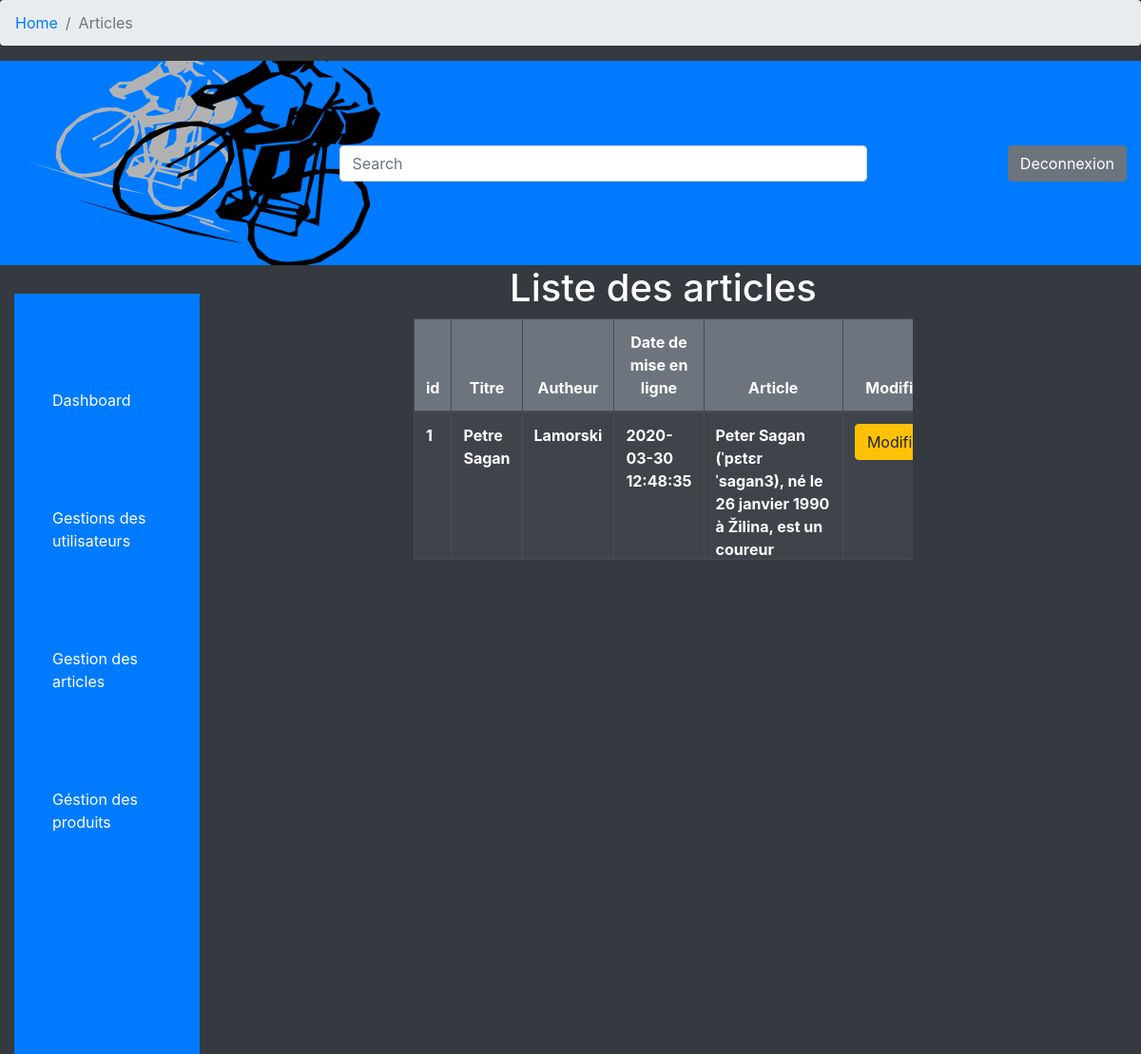
Screenshot of /admin/content/articlesManagement.php with the database file from the repository.
### tables this page shows
CREATE TABLE IF NOT EXISTS `articles` (
  `id` int(11) NOT NULL AUTO_INCREMENT,
  `title` varchar(255) NOT NULL,
  `article` text NOT NULL,
  `creationDate` datetime DEFAULT NOW(),
  `updateDate` datetime DEFAULT NOW(),
  `deleteDate` datetime DEFAULT NULL,
  `active` tinyint(1) DEFAULT 1,
  `idCategory` int(11) NOT NULL,
  `idUser` int(11) NOT NULL,
  PRIMARY KEY (`id`),
  FOREIGN KEY (`idCategory`) REFERENCES category (`id`),
    FOREIGN KEY (`idUser`) REFERENCES users (`id`)
);

CREATE TABLE IF NOT EXISTS `users` (
  `id` int(11) NOT NULL AUTO_INCREMENT,
  `name` varchar(255) NOT NULL,
  `surname` varchar(255) NOT NULL,
  `mail` varchar(255) NOT NULL,
  `password` varchar(255) NOT NULL,
  `role`varchar(255) NOT NULL DEFAULT 'user',
  `idAddress` int(11) NOT NULL,
  `idAddressCommandes` int(11) DEFAULT NULL,
  `creationDate` datetime DEFAULT NOW(),
  `updateDate` datetime DEFAULT NOW(),
  `deleteDate` datetime DEFAULT NULL,
  `active` tinyint(1) DEFAULT 1,
  PRIMARY KEY (`id`),
  FOREIGN KEY (`idAddress`) REFERENCES addresses (`id`),
  FOREIGN KEY (`idAddressCommandes`) REFERENCES addressCommandes (`id`)
);

### admin/content/articlesManagement.php (the view, shortened to what this page needs)
<?php
require_once'../includes/header.php';
$req = $bdd->query('SELECT * FROM articles a INNER JOIN users u ON a.idUser = u.id ');
?>
<link rel="stylesheet" href="../css/app.css">
<div class="container-fluid d-lg-flex">
    <div class="nav d-none d-lg-block col-2 col-lg-2 bg-primary ">
        <ul>
            <li><a class="text-white align-center" href="dashboard.php">Dashboard</a></li>
            <li><a class="text-white align-center" href="gestionUsers.php">Gestions des utilisateurs</a></li>
            <li><a class="text-white align-center" href="articleManagement.php">Gestion des articles</a></li>
            <li><a class="text-white align-center" href="gestionProduit.php">Géstion des produits</a></li>
        </ul>
    </div>
    <div class="d-lg-flex offset-2  col-2  col-lg-6   ">
        <div class="container ">
            <h1 class="text-center text-white">Liste des articles</h1>
            <table id="listArticles"
                class="table table-striped table-bordered table-dark table-responsive detailArticles">
                <thead>
                    <tr class="bg-secondary text-center">
                        <th>id</th>
                        <th>Titre</th>
                        <th>Autheur</th>
                        <th>Date de mise en ligne</th>
                        <th>Article</th>
                        <th>Modifier</th>
                    </tr>
                </thead>
                <tbody>
                    <?php
while ($donnees =$req->fetch()) {
            ?>
                    <tr class="">
                        <td class="font-weight-bolder">
                            <?= $donnees['id'] ?>
                        </td>
                        <td class="font-weight-bolder">
                            <?= $donnees['title'] ?>
                        </td>
                        <td class="font-weight-bolder">
                            <?= $donnees['name'] ?>
                        </td>
                        <td class="font-weight-bolder">
                            <?= $donnees['creationDate'] ?>
                        </td>
                        <td>
                            <div class="font-weight-bolder article">
                                <?= $donnees['article'] ?>
                            </div>
                        </td>
                        <td>
                            <button type="button" data-id="<?= $donnees['id'] ?>" data-toggle="modal"
                                data-target="#modalUpdateArticle" class="btn btn-warning">Modifier</button>
                        </td>
                    </tr>
                    <?php
        }
        ?>
                </tbody>
        </div>
    </div>
</div>
<?php
require_once'../includes/footer.php';

### admin/css/app.css (style rules this page uses)
.nav { height: 800px; margin-top: 30px; }
ul li { margin-top: 100px; list-style-type: none; }
.article { max-width: 200px; max-height: 130px; overflow: scrool; }
@media (min-width: 992px) { td { overflow: auto; } }

### rows the page displays
articles: idUser "1", title "Petre Sagan", idUser.name "Lamorski", idUser.creationDate "2020-03-30 12:48:35", article "Peter Sagan (ˈpɛtɛr ˈsaɡan3), né le 26 janvier 1990 à Žilina, est un coureur…"
